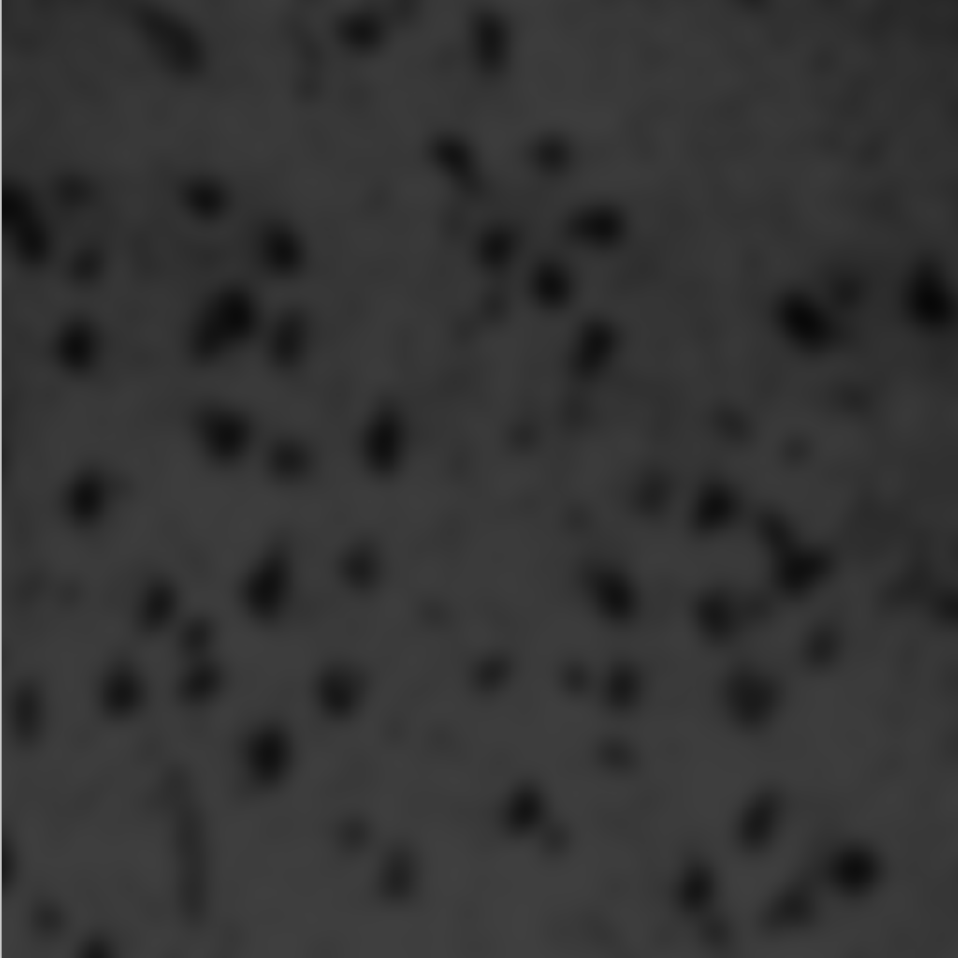
#> input picture Images/cell_blur.png, 958 x 958 px, found by its file name
$ jupyter execute --allow-errors August19th_Solutions.ipynb
#> lines starting #> are read from the running program, lines starting #| are printed output that depends on the picture
[cell 1]
import math
import numpy as np
import matplotlib.pyplot as plt
from mpl_toolkits.mplot3d import Axes3D
from ripser import ripser
from persim import plot_diagrams

# 1-More about sampling points

#### Solution to samping points on a torus.
We can sample points on a torus of radius $b$ and radius of the tube $a$, by generating two random angles $\phi$ and $\theta$ and using the equations:

$$\begin{cases}
x=(b+a\cos(\phi))\cos(\theta)\\
y=(b+a\cos(\phi))\sin(\theta)\\
z=a\sin(\phi)
\end{cases}.$$

### Exercise.
#### 1-Check that the torus is given by the equation
$$\left(b-\sqrt{x^2+y^2}\right)^2+z^2=a^2.$$

The following code samples points on a torus of $a=1$ and $b=2$.

[cell 2]
#torus0 is a list of points on the torus
torus0=np.array([[(math.cos(phi[0])+2)*math.cos(phi[1]),(math.cos(phi[0])+2)*math.sin(phi[1]),math.sin(phi[0])] for phi in 2*math.pi*np.random.random((500,2))])

xin = [pt[0] for pt in torus0]
yin = [pt[1] for pt in torus0]
zin = [pt[2] for pt in torus0]
fig, ax = plt.subplots(1, 1, subplot_kw={'projection':'3d', 'aspect':'equal'})
ax.scatter(xin, yin, zin, s=1,zorder=10,c='r')
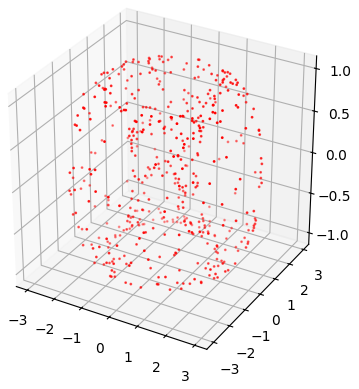
#> figure drawn by matplotlib, 1 panel

### Exercise
#### 2- Use ```ripser```on $\texttt{torus0}$ to confirm the Betti numbers of the torus. Change the number of sampled points compare the performance.

#> (a cell that did not finish here is left out)

#### 3- Now change the inner radius and the outer radius and compare the performance.

[cell 4]
#your code here
torus_15=np.array([[(math.cos(phi[0])+5)*math.cos(phi[1]),(math.cos(phi[0])+5)*math.sin(phi[1]),math.sin(phi[0])] for phi in 2*math.pi*np.random.random((500,2))])
#> (the rest of this cell did not finish here and is left out)

[cell 5]
torus_45=np.array([[(4*math.cos(phi[0])+5)*math.cos(phi[1]),(4*math.cos(phi[0])+5)*math.sin(phi[1]),4*math.sin(phi[0])] for phi in 2*math.pi*np.random.random((500,2))])
#> (the rest of this cell did not finish here and is left out)

### Bent circle.
Topological invariants don't change under continuous transformations. The following example generates points on a bent circle. Then it checks that the persistent homology is equal to the one of a circle.

[cell 6]
## Step 1: Setup curve
N = 100 # Number of points to sample
R = 4   # Big radius of torus
r = 1   # Little radius of torus
X = np.zeros((N, 3))
t = np.linspace(0, 2*np.pi, N)
X[:, 0] = (R + r*np.cos(2*t))*np.cos(t)
X[:, 1] = (R + r*np.cos(2*t))*np.sin(t)
X[:, 2] = r*np.sin(2*t)

## Step 2: Compute persistent homology
#> (the rest of this cell did not finish here and is left out)

# 2- Clustering

One of the applications we discussed about persistent homology is clustering. Clustering is the task of grouping a set of objects in such a way that objects in the same group are closer to each other. However, as we will see, persistent homology is not the most tool for clustering and has some pitfalls. In the following examples the data is read from a file using ```np.loadtxt()```.

#> (a cell that did not finish here is left out)

### Exercise
#### 4- We focus first on the three leftmost clusters. Plot the persistence diagram of the data points belonging to these clusters and comment on the performance. Does persitent homology predict 3 clusters?

#> (a cell that did not finish here is left out)

#> (a cell that did not finish here is left out)

#### 5- Do the same for the rightmost points.

#> (a cell that did not finish here is left out)

#> (a cell that did not finish here is left out)

#### Which performance is better?

The fist one. In fact, this clustering method on the right set of data doesn't even detect.

### Exercise
#### 6- You can find  more clustering data in http://cs.joensuu.fi/sipu/datasets/. Choose a data set and use persistent homology to find the number of clusters.

# 3- Other methods in image processing. Edge detection.

To install this package, run ```pip install opencv-python``` in your termial. The method below takes an image in gray scale and returns a black image with white dots where the edges where detected.

[cell 12]
import cv2

img = cv2.imread('cell_blur.png',0)
#> img is the input picture: shape (958, 958); min 7, max 203, mean 52.1
edges = cv2.Canny(img,0,12)
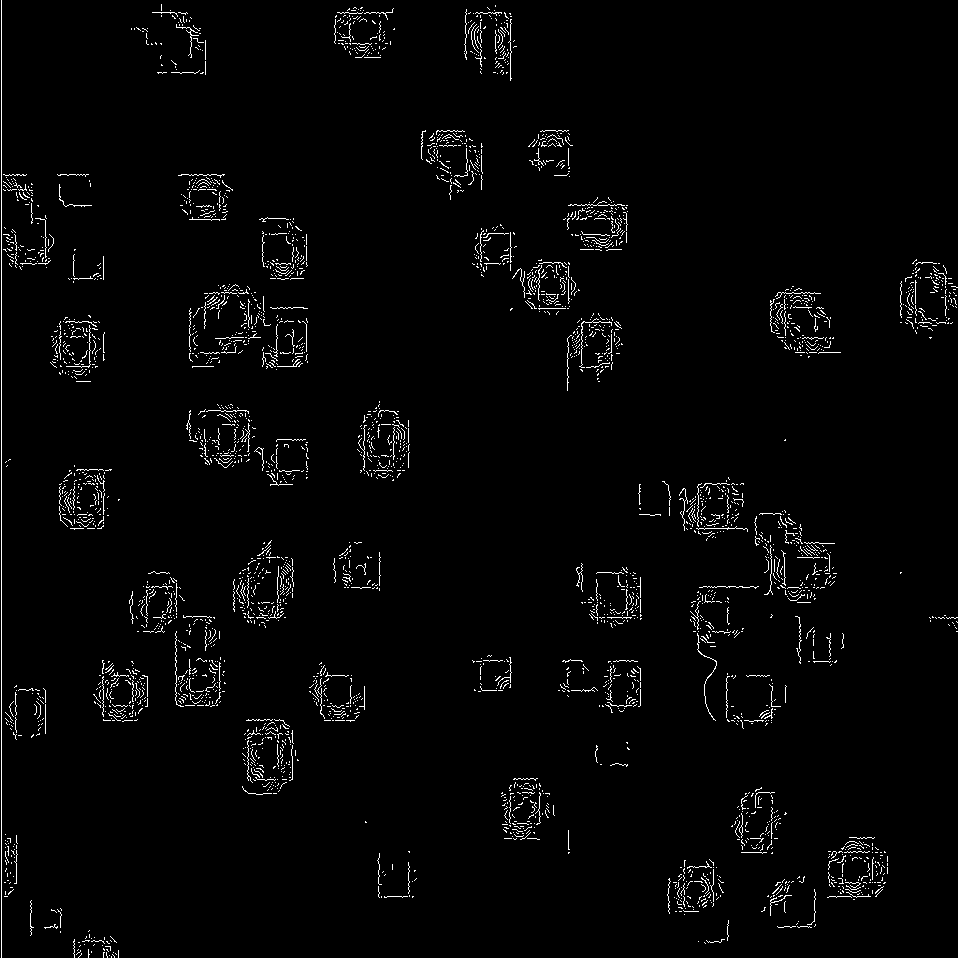
#> edges: shape (958, 958); 2.2% white in thin lines or dots

plt.subplot(121),plt.imshow(img,cmap = 'gray')
plt.title('Original Image'), plt.xticks([]), plt.yticks([])
plt.subplot(122),plt.imshow(edges,cmap = 'gray')
plt.title('Edge Image'), plt.xticks([]), plt.yticks([])
plt.show()
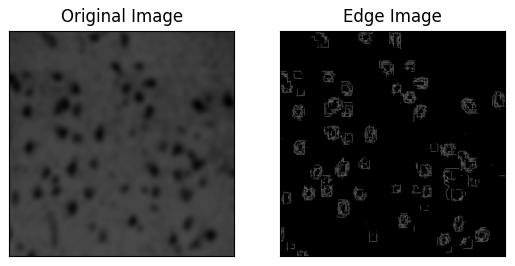
#> figure drawn by matplotlib, 2 panels
